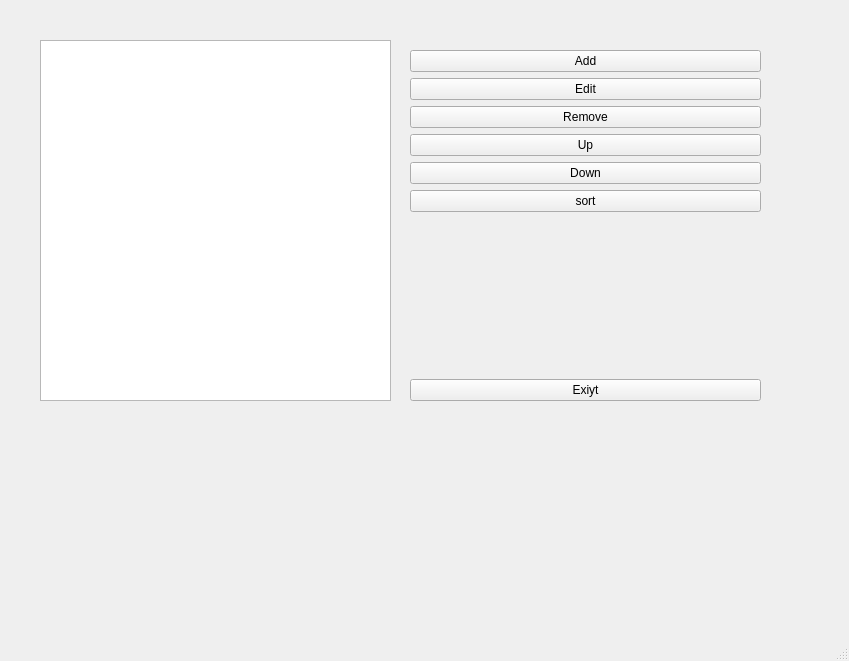
<?xml version="1.0" encoding="UTF-8"?>
<ui version="4.0">
 <class>MainWindow</class>
 <widget class="QMainWindow" name="MainWindow">
  <property name="geometry">
   <rect>
    <x>0</x>
    <y>0</y>
    <width>849</width>
    <height>661</height>
   </rect>
  </property>
  <property name="windowTitle">
   <string>MainWindow</string>
  </property>
  <widget class="QWidget" name="centralwidget">
   <widget class="QListWidget" name="listWidget">
    <property name="geometry">
     <rect>
      <x>40</x>
      <y>40</y>
      <width>351</width>
      <height>361</height>
     </rect>
    </property>
   </widget>
   <widget class="QWidget" name="">
    <property name="geometry">
     <rect>
      <x>410</x>
      <y>50</y>
      <width>351</width>
      <height>351</height>
     </rect>
    </property>
    <layout class="QVBoxLayout" name="verticalLayout">
     <item>
      <widget class="QPushButton" name="add_buton">
       <property name="text">
        <string>Add</string>
       </property>
      </widget>
     </item>
     <item>
      <widget class="QPushButton" name="edit_buton">
       <property name="text">
        <string>Edit</string>
       </property>
      </widget>
     </item>
     <item>
      <widget class="QPushButton" name="remove_buton">
       <property name="text">
        <string>Remove</string>
       </property>
      </widget>
     </item>
     <item>
      <widget class="QPushButton" name="up_button">
       <property name="text">
        <string>Up</string>
       </property>
      </widget>
     </item>
     <item>
      <widget class="QPushButton" name="down_button">
       <property name="text">
        <string>Down</string>
       </property>
      </widget>
     </item>
     <item>
      <widget class="QPushButton" name="sort_buton">
       <property name="text">
        <string>sort</string>
       </property>
      </widget>
     </item>
     <item>
      <spacer name="verticalSpacer">
       <property name="orientation">
        <enum>Qt::Vertical</enum>
       </property>
       <property name="sizeHint" stdset="0">
        <size>
         <width>20</width>
         <height>40</height>
        </size>
       </property>
      </spacer>
     </item>
     <item>
      <widget class="QPushButton" name="exit_buton">
       <property name="text">
        <string>Exiyt</string>
       </property>
      </widget>
     </item>
    </layout>
   </widget>
  </widget>
  <widget class="QMenuBar" name="menubar">
   <property name="geometry">
    <rect>
     <x>0</x>
     <y>0</y>
     <width>849</width>
     <height>26</height>
    </rect>
   </property>
  </widget>
  <widget class="QStatusBar" name="statusbar"/>
 </widget>
 <resources/>
 <connections/>
</ui>
